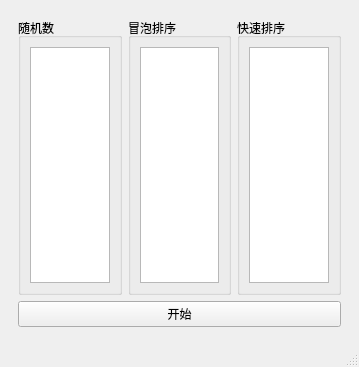
<?xml version="1.0" encoding="UTF-8"?>
<ui version="4.0">
 <class>MainWindow</class>
 <widget class="QMainWindow" name="MainWindow">
  <property name="geometry">
   <rect>
    <x>0</x>
    <y>0</y>
    <width>359</width>
    <height>367</height>
   </rect>
  </property>
  <property name="windowTitle">
   <string>MainWindow</string>
  </property>
  <widget class="QWidget" name="centralwidget">
   <layout class="QVBoxLayout" name="verticalLayout_5">
    <item>
     <widget class="QWidget" name="widget" native="true">
      <layout class="QVBoxLayout" name="verticalLayout_4">
       <item>
        <layout class="QHBoxLayout" name="horizontalLayout">
         <item>
          <widget class="QGroupBox" name="groupBox">
           <property name="title">
            <string>随机数</string>
           </property>
           <layout class="QVBoxLayout" name="verticalLayout">
            <item>
             <widget class="QListWidget" name="random"/>
            </item>
           </layout>
          </widget>
         </item>
         <item>
          <widget class="QGroupBox" name="groupBox_2">
           <property name="title">
            <string>冒泡排序</string>
           </property>
           <layout class="QVBoxLayout" name="verticalLayout_2">
            <item>
             <widget class="QListWidget" name="boubbleSort"/>
            </item>
           </layout>
          </widget>
         </item>
         <item>
          <widget class="QGroupBox" name="groupBox_3">
           <property name="title">
            <string>快速排序</string>
           </property>
           <layout class="QVBoxLayout" name="verticalLayout_3">
            <item>
             <widget class="QListWidget" name="quickSort"/>
            </item>
           </layout>
          </widget>
         </item>
        </layout>
       </item>
       <item>
        <widget class="QPushButton" name="start">
         <property name="text">
          <string>开始</string>
         </property>
        </widget>
       </item>
      </layout>
     </widget>
    </item>
   </layout>
  </widget>
  <widget class="QMenuBar" name="menubar">
   <property name="geometry">
    <rect>
     <x>0</x>
     <y>0</y>
     <width>359</width>
     <height>21</height>
    </rect>
   </property>
  </widget>
  <widget class="QStatusBar" name="statusbar"/>
 </widget>
 <resources/>
 <connections/>
</ui>
